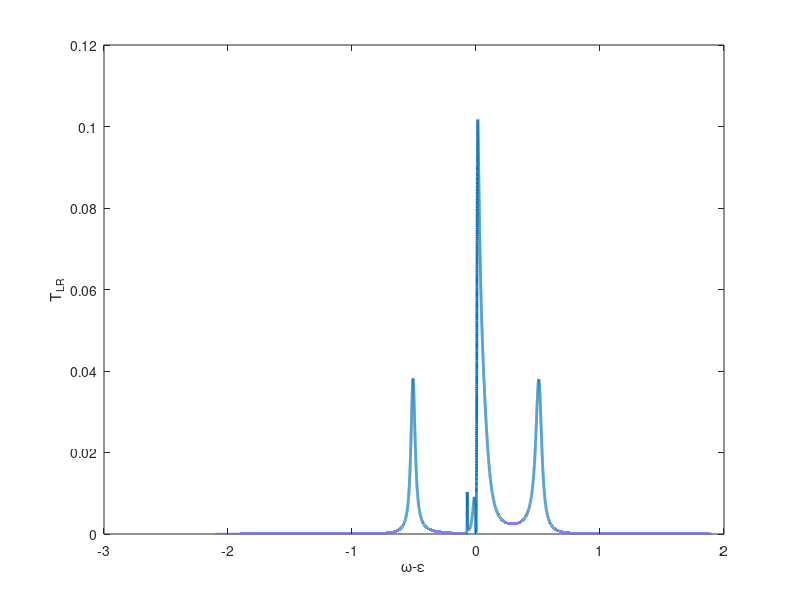
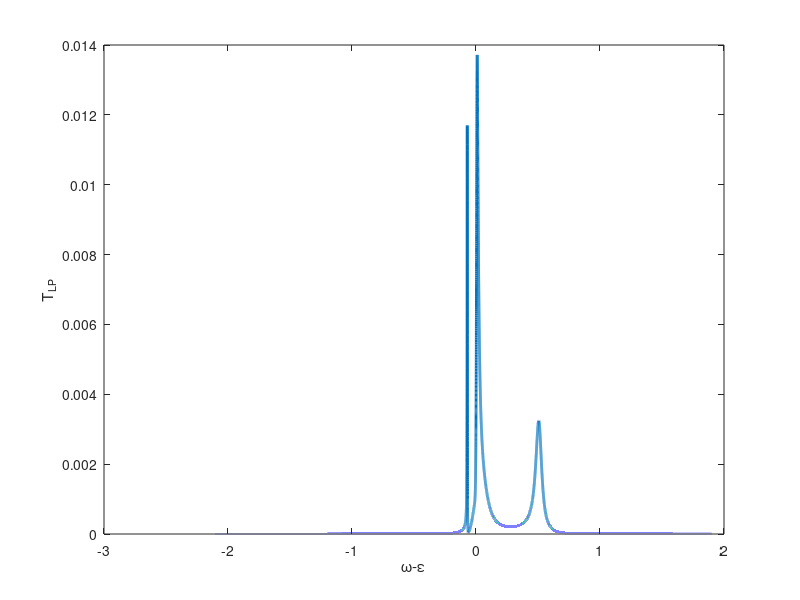
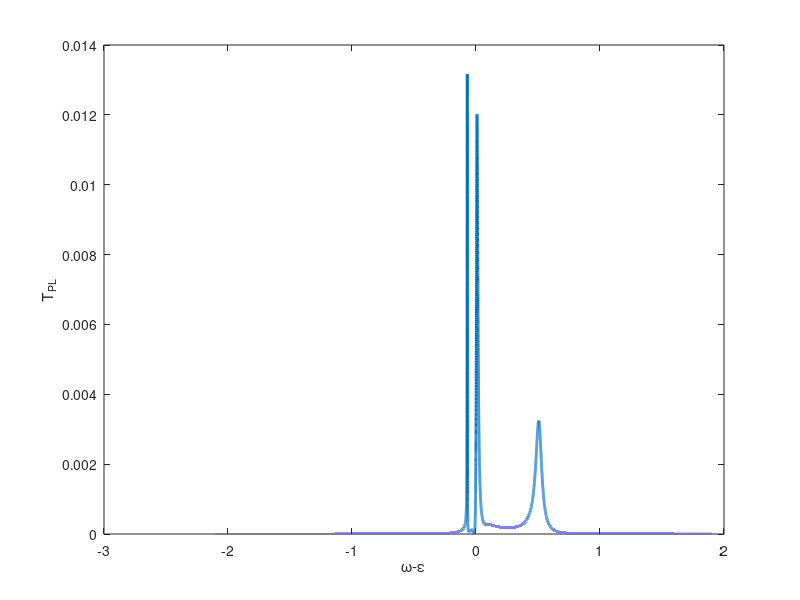
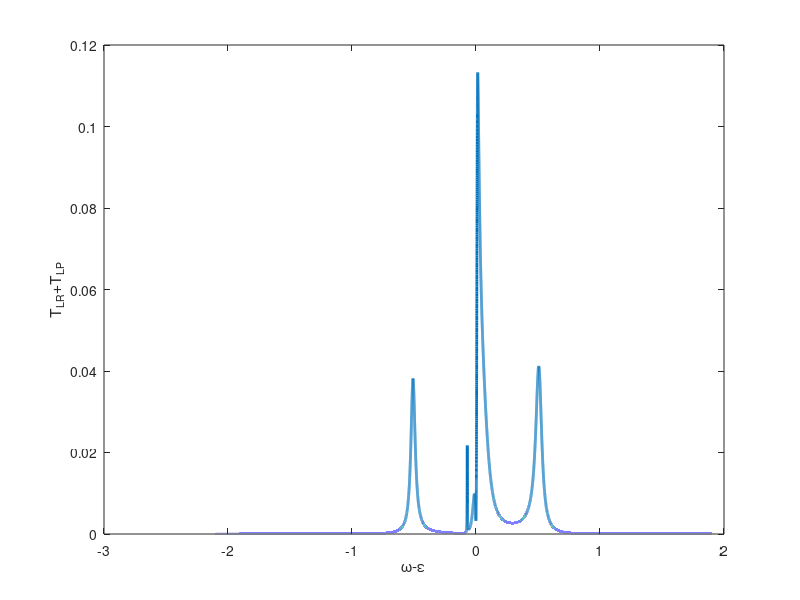

Source code (MATLAB) for these figures, in order:
clc;
clear;
gamma=0.05;
gamma_p=0.005;
phi=pi;
epsilon=2*gamma;
delta=0.5;
t=gamma;
w=linspace(-2,2,100000);
G_L=zeros(6); G_R=zeros(6); G_P=zeros(6);
G_L(1:3,1:3)=gamma; G_P(4,4)=gamma_p; G_R(4:6,4:6)=gamma;


for j=1:1:length(w)
    

% Retarded green function for 6QD(3,3)
                A = zeros(6);

                A(1,1)=w(j)-epsilon+delta+1i*gamma/2;
                A(1,2)=-t*exp(1i*phi/6)+1i*gamma/2;
                A(1,3)=1i*gamma/2;
                A(1,6)=-t*exp(-1i*phi/6);
                A(2,1)=-t*exp(-1i*phi/6)+1i*gamma/2;
                A(2,2)=w(j)-epsilon+1i*gamma/2;
                A(2,3)=-t*exp(1i*phi/6)+1i*gamma/2;
                A(3,1)=1i*gamma/2;
                A(3,2)=-t*exp(-1i*phi/6)+1i*gamma/2;
                A(3,3)=w(j)-epsilon-delta+1i*gamma/2;
                A(3,4)=-t*exp(1i*phi/6);
                A(4,3)=-t*exp(-1i*phi/6);
                A(4,4)=w(j)-epsilon+1i*gamma/2+1i*gamma_p/2;
                A(4,5)=-t*exp(1i*phi/6)+1i*gamma/2;
                A(4,6)=1i*gamma/2;
                A(5,4)=-t*exp(-1i*phi/6)+1i*gamma/2;
                A(5,5)=w(j)-epsilon+1i*gamma/2;
                A(5,6)=-t*exp(1i*phi/6)+1i*gamma/2;
                A(6,1)=-t*exp(1i*phi/6);
                A(6,4)=1i*gamma/2;
                A(6,5)=-t*exp(-1i*phi/6)+1i*gamma/2;
                A(6,6)=w(j)-epsilon+1i*gamma/2;
Gr=inv(A);
Ga=Gr';
% Transmission function for T_LR
T_LR(j)=trace(G_L*Gr*G_R*Ga);
T_LP(j)=trace(G_L*Gr*G_P*Ga);
T_PL(j)=trace(G_P*Gr*G_L*Ga);
T_PR(j)=trace(G_P*Gr*G_R*Ga);
end



x=w-epsilon;
%hold on
figure; 

plot(x,T_LR,'LineWidth',2)
xlabel('\omega-\epsilon')
ylabel('T_{LR}')
figure;
plot(x,T_LP,'LineWidth',2)
xlabel('\omega-\epsilon')
ylabel('T_{LP}')
figure;
plot(x,T_PL,'linewidth',2)
xlabel('\omega-\epsilon')
ylabel('T_{PL}')
figure; 
plot(x,T_LR+T_LP,'LineWidth',2)
xlabel('\omega-\epsilon')
ylabel('T_{LR}+T_{LP}')
figure; 
plot(x,T_PL+T_PR,'LineWidth',2)
xlabel('\omega-\epsilon')
ylabel('T_{PL}+T_{PR}')
